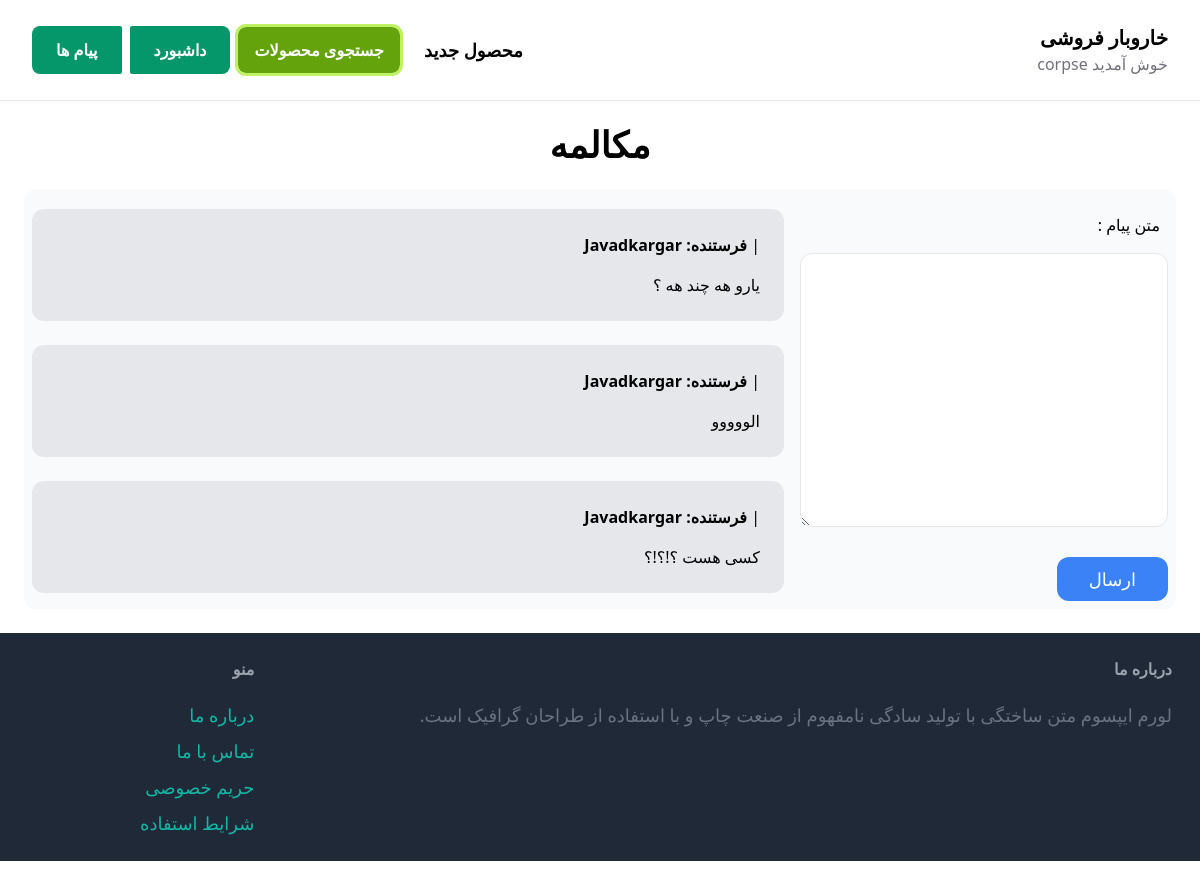
The page /inbox/10/ (signed in) on the database its author committed.
### conversation/models.py (models this page shows)
class ConversationMessage(models.Model):
    conversation = models.ForeignKey(Conversation, related_name='messages', on_delete=models.CASCADE)
    content = models.TextField(verbose_name='متن پیام')
    created_at = jmodels.jDateTimeField(auto_now_add=True)
    created_by = models.ForeignKey(User, related_name='created_messages', on_delete=models.CASCADE)

### conversation/views.py (the view)
# urls.py: path('<int:pk>/', views.chat_detail , name='detail'),
@login_required
def chat_detail(request, pk):
    conversation = Conversation.objects.filter(members__in=[request.user.id]).get(pk=pk)
    if request.method == 'POST':
        form = ConversationMessageForm(request.POST)
        if form.is_valid():
            conversation_message = form.save(commit=False)
            conversation_message.conversation = conversation
            conversation_message.created_by = request.user
            conversation_message.save()
            conversation.save()
            return redirect('conversation:detail', pk=pk)
    else:
        form = ConversationMessageForm()
    return render(request, 'conversation/chat_detail.html',{
        'conversation': conversation,
        'form': form ,
    })

### conversation/forms.py
class ConversationMessageForm(forms.ModelForm):
    class Meta:
        model = ConversationMessage
        fields = ('content',)
        widgets={
            'content': forms.Textarea(attrs={
                'class': 'w-full py-4 px-6 rounded-xl border text-semibold'
            })
        }

### core/context_processors.py (called while the page is built)
def js_messages(request):
    js_messages = [str(message) for message in messages.get_messages(request)]
    return {'js_messages': js_messages}

### conversation/templates/conversation/chat_detail.html (shortened to what this page needs)
{% extends 'core/base.html' %}
{% block content %}
<center><h1 class="mb-6 mx-0 text-4xl font-bold ">مکالمه</h1></center>
<div class="grid grid-cols-3 bg-slate-50 rounded-xl">
    <div class="col-span-1 mx-2">
        <form method="post" action="." class="mt-6">
            <div class="space-y-4">
                {% for field in form %}
                    <div>
                        <label for="{{ field.id_for_label }}" class="p-2">{{ field.label }} :</label><br>
                    </div>
                    <div>
                        {{ field }}
                    </div>
                {% endfor %}
            </div><br>
            <button class="signup py-2 px-8 xl:px-56 text-lg bg-blue-500 hover:bg-blue-700 rounded-xl text-white" type="submit">ارسال</button>
        </form>
    </div>
    <div class="col-span-2 mt-5 mx-2">
        <div id="chat" class="space-y-6" style="height:400px;overflow-y:auto;flex-direction: column-reverse;">
            {% for message in conversation.messages.all %}
                <div class="p-6 flex {% if message.created_by == request.user %}bg-blue-100{% else %}bg-gray-200{% endif %} rounded-xl">
                    <div  >
                        <p class="mb-4">{{ message.created_at|date:'G:i  Y/n/j' }} | <strong>  فرستنده: {{ message.created_by.username }}</strong></P>
                        <p>{{ message.content }}</P>
                    </div>
                </div>
            {% endfor %}
        </div>
    </div>
</div>
{% endblock content %}

### core/templates/core/base.html (shortened to what this page needs)
<!DOCTYPE html>
<html >
    <head>
        <link rel="stylesheet" href="https://cdnjs.cloudflare.com/ajax/libs/noUiSlider/14.6.3/nouislider.min.css">
        <script src="https://cdn.tailwindcss.com"></script>
    </head>
    <body dir="rtl">
        <nav class="px-8 py-6 flex justify-between items-center border-b border-gray-200">
            <div >
                <a href="/" class="text-xl font-semibold" >خاروبار فروشی</a>
                {% if request.user.is_authenticated %}
                <p class="text-zinc-500">خوش آمدید {{request.user}}</P>  {% endif %}
            </div>
            <div class="flex items-center">
                <a href="{% url 'item:new_item'%}" class="px-4 text-lg font-semibold hover:text-gray-500">محصول جدید</a>
                <div class="dropdown">
                    <a href="{% url 'item:browse' %}" class=" mx-2 px-4 py-3 font-semibold bg-lime-600 outline outline-lime-300 text-white rounded-lg hover:bg-lime-800">جستجوی محصولات</a>
                </div>
                {% if request.user.is_authenticated %}
                <a href="{% if user.is_superuser %}{% url 'dashboard:admin_dash' %}{% else %}{% url 'dashboard:index' %}{% endif %}" class="px-6 ml-2  py-3 font-semibold bg-emerald-600 text-white rounded-r-lg rounded-l-sm hover:bg-emerald-400">داشبورد</a>
                <a href="{% url 'conversation:inbox' %}" class="px-6 py-3 font-semibold bg-emerald-600 text-white rounded-l-lg rounded-r-sm hover:bg-emerald-400">پیام ها</a>
                {% endif %}
            </div>
        </nav>
        <div class="px-6 py-6">
            {% block content %}
            {% endblock %}
        </div>
        <footer class="px-6 py-6 flex justify-between bg-gray-800 ">
            <div class="w-4/5 pr-1">
                <h3 class="mb-5 font-semibold text-gray-400">درباره ما</h3>
                <p class="text-lg text-gray-500">لورم ایپسوم متن ساختگی با تولید سادگی نامفهوم از صنعت چاپ و با استفاده از طراحان گرافیک است.</p>
            </div>
            <div class="w-1/5">
                <h3 class="mb-5 font-semibold text-gray-400">منو</h3>
                <uL class="space-y-2">
                    <li> <a href="{% url 'core:contact' %}" class="text-lg text-teal-500 hover:text-teal-700">درباره ما</a> </li>
                    <li> <a href="{% url 'core:contact' %}" class="text-lg text-teal-500 hover:text-teal-700">تماس با ما</a> </li>
                    <li> <a href="{% url 'core:contact' %}" class="text-lg text-teal-500 hover:text-teal-700">حریم خصوصی</a> </li>
                    <li> <a href="{% url 'core:contact' %}" class="text-lg text-teal-500 hover:text-teal-700">شرایط استفاده</a> </li>
                </ul>
            </div>
        </footer>
    </body>
</html>

### core/templates/core/base.html (style rules this page uses)
.dropdown { position: relative; }

### rows shown on the page
ConversationMessage: created_by.username "Javadkargar", content "یارو هه چند هه ؟"
ConversationMessage: created_by.username "Javadkargar", content "الووووو"
ConversationMessage: created_by.username "Javadkargar", content "کسی هست ؟!؟!؟"

### other values the page prints
{{ request.user }} "corpse"
{{ field.label }} "متن پیام"
